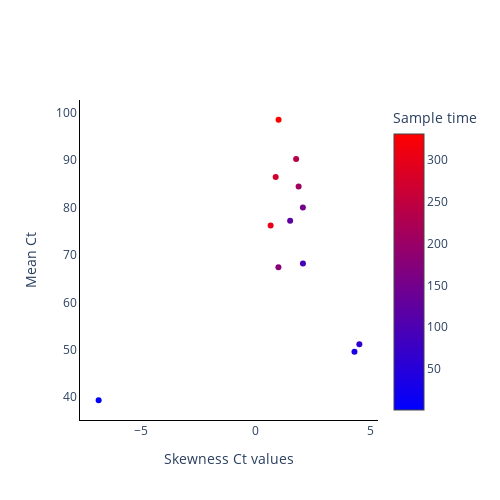

Source (notebook cell):
### Code cell
fig = go.Figure()

fig.add_trace(
    go.Scatter(
        y=np.mean(vr_values[0, :, :], axis=1).tolist(),
        x=skews,
        mode='markers',
        name='Mean Ct',
        marker_color=sample_points,
        marker_colorscale='BlueRed',
        marker_colorbar_title=dict(
            text='Sample time',
            side='top'),
        marker_showscale=True,
        showlegend=False,
    )
)

# Add axis labels
fig.update_layout(
    width=500, 
    height=500,
    plot_bgcolor='white',
    xaxis=dict(
        linecolor='black',
        title = 'Skewness Ct values'
        ),
    yaxis=dict(
        linecolor='black',
        title = 'Mean Ct'),
    #legend=dict(
    #    orientation="h",
    #    yanchor="bottom",
    #    y=1.02,
    #    xanchor="right",
    #    x=1
    #)
    )

fig.write_image('images/Mean_vs_Skewness.pdf')
fig.show()

### Figure 1 — Plotly figure (JSON) as saved in the notebook; plotly's stock layout.template omitted (floating-point values rounded to 4 significant figures)
{"data": [{"marker": {"color": [1, 31, 61, 91, 121, 151, 181, 211, 241, 271, 301, 331], "colorbar": {"title": {"side": "top", "text": "Sample time"}}, "colorscale": [[0, "rgb(0,0,255)"], [1, "rgb(255,0,0)"]], "showscale": true}, "mode": "markers", "name": "Mean Ct", "showlegend": false, "type": "scatter", "x": [-6.857, 4.31, 4.523, 2.06, 1.502, 2.059, 0.9907, 1.872, 1.763, 0.8713, 0.6503, 0.9963], "y": [39.36, 49.6, 51.16, 68.22, 77.24, 80.03, 67.42, 84.44, 90.26, 86.43, 76.22, 98.52]}], "layout": {"height": 500, "plot_bgcolor": "white", "width": 500, "xaxis": {"linecolor": "black", "title": {"text": "Skewness Ct values"}}, "yaxis": {"linecolor": "black", "title": {"text": "Mean Ct"}}}}
